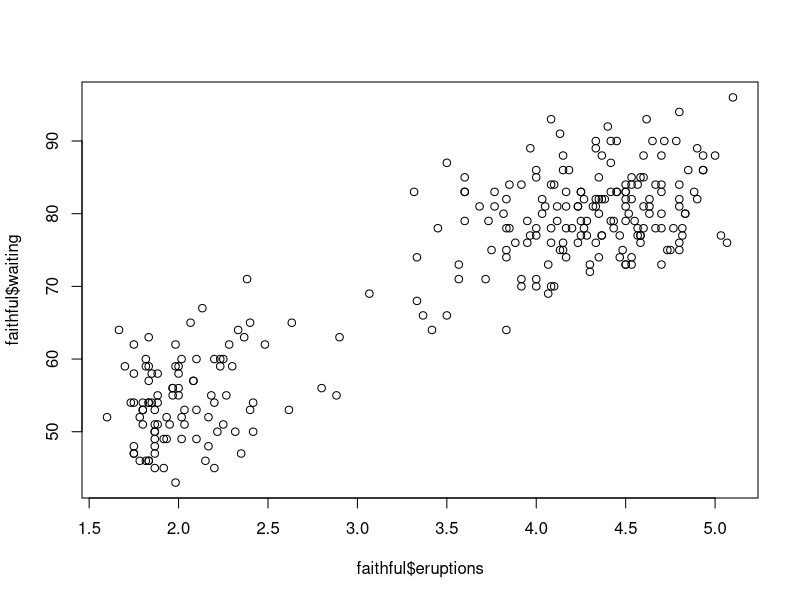
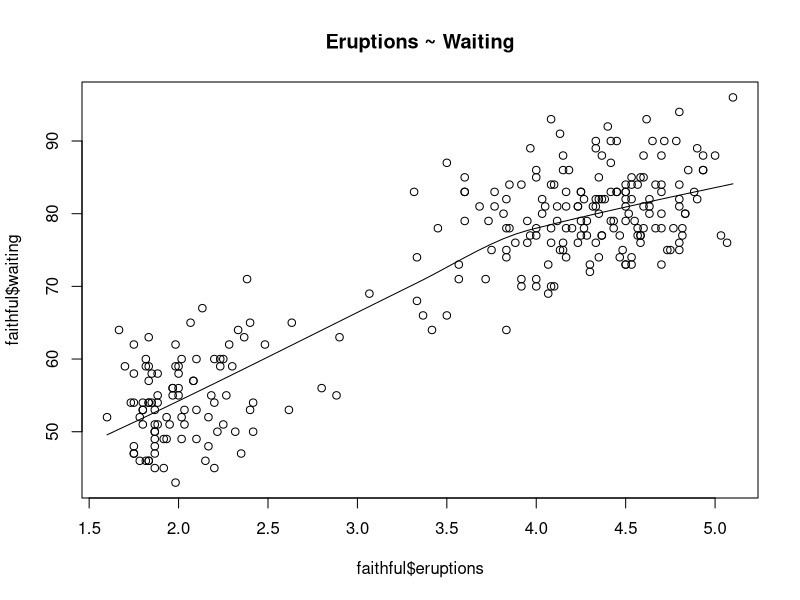
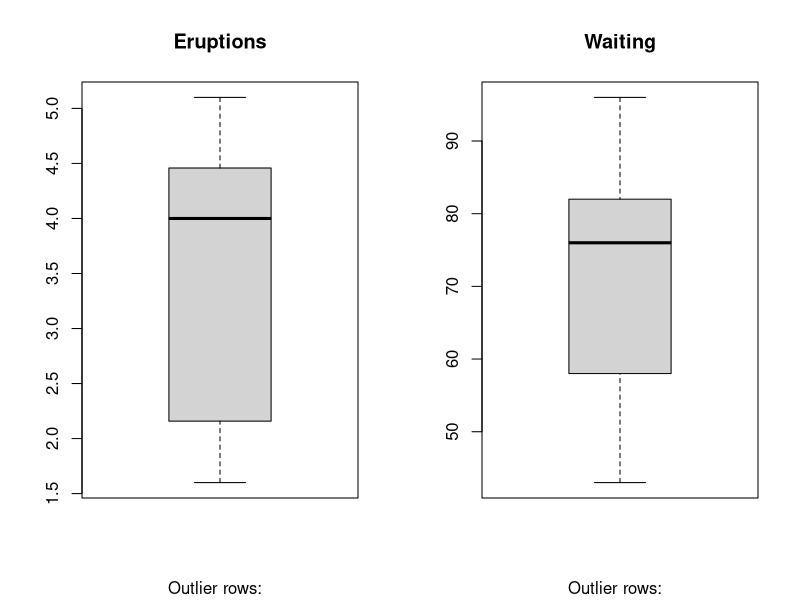
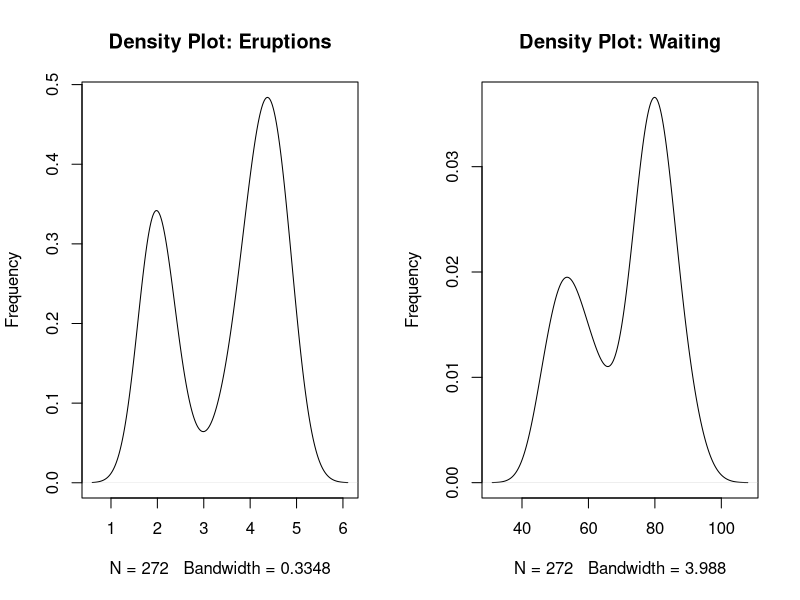
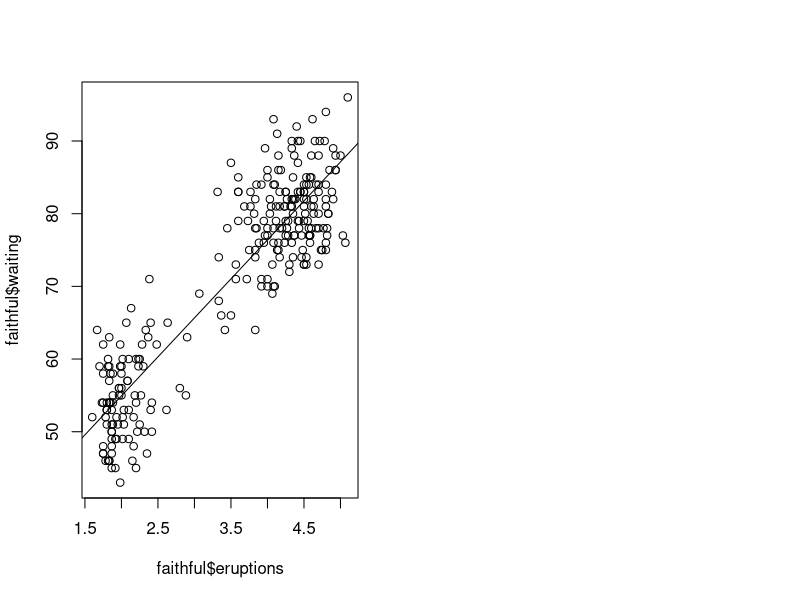

The R source for these figures, in order:
# 1)	Check the correlation between the variables eruptions and waiting
head(faithful)
cor(faithful$eruptions, faithful$waiting)

# 2)	Create a plot that shows both the points and a smoothed line of the points 
plot(faithful$eruptions, faithful$waiting)
scatter.smooth(x=faithful$eruptions, y=faithful$waiting, main="Eruptions ~ Waiting")

# 3)	Create box plots for the variables
par(mfrow=c(1, 2))  # divide graph area in 2 columns
boxplot(faithful$eruptions, main="Eruptions", sub=paste("Outlier rows: ", boxplot.stats(faithful$eruptions)$out))  # box plot for 'Eruptions'
boxplot(faithful$waiting, main="Waiting", sub=paste("Outlier rows: ", boxplot.stats(faithful$waiting)$out))  # box plot for 'Waiting'

# 4)	Create graphs of the densities of the variables
par(mfrow=c(1, 2))  # divide graph area in 2 columns
plot(density(faithful$eruptions), main="Density Plot: Eruptions", ylab="Frequency")  # density plot for 'eruptions'
plot(density(faithful$waiting), main="Density Plot: Waiting", ylab="Frequency") # density plot for 'waiting'

# 5)	Fit a simple linear model that predicts eruptions from waiting
faithful.lm <- lm(waiting ~ eruptions, data=faithful)  # build linear regression model on full data
print(faithful.lm)
summary(faithful.lm)
plot(faithful$eruptions, faithful$waiting)

# 6)	Visualise the resulting regression line on a scatterplot of the data

abline(faithful.lm)

# 7)	In comments in your code, write an equation that describes the linear model you have fitted

#     Y = B0 +B1X1 +e
#     B0: the intercept: 33.4744
#     B1: the coefficient of the variable X1. The slope of the line: 10.7296 for eruptions
#     e: the error term: 5.914 

# 8)	At a significance level of 0.05, does there appear to be a statistically significant relationship between eruptions and waiting? Explain your answer in comments in your code. 

#     yes as the pvalue is 2.2e-16 which is less than 0.05. therefore you can accept the HA
#     that there is no relationship between eruptions and waiting as it is statistically significant.

# 9)	Why are the p-values for the variable waiting and the overall F test so similar for this model?

#     The regeression model fits the data better than the model with no independent variables as eruptions is the dependent variable.
